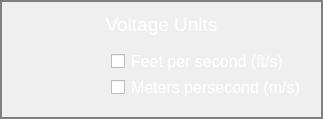
                        <widget class="QFrame" name="frame_40">
                         <property name="styleSheet">
                          <string notr="true">border:2px solid gray;
border-top-left-radius: 0px;
border-top-right-radius: 0px;
border-bottom-left-radius: 0px;
border-bottom-right-radius: 0px;</string>
                         </property>
                         <property name="frameShape">
                          <enum>QFrame::StyledPanel</enum>
                         </property>
                         <property name="frameShadow">
                          <enum>QFrame::Raised</enum>
                         </property>
                         <layout class="QVBoxLayout" name="verticalLayout_46" stretch="0,1">
                          <item>
                           <widget class="QLabel" name="label_26">
                            <property name="font">
                             <font>
                              <pointsize>14</pointsize>
                             </font>
                            </property>
                            <property name="styleSheet">
                             <string notr="true">border:0px;color:white;</string>
                            </property>
                            <property name="text">
                             <string>Voltage Units</string>
                            </property>
                            <property name="alignment">
                             <set>Qt::AlignCenter</set>
                            </property>
                           </widget>
                          </item>
                          <item>
                           <widget class="QFrame" name="frame_54">
                            <property name="styleSheet">
                             <string notr="true">color:white;
border:0px;</string>
                            </property>
                            <property name="frameShape">
                             <enum>QFrame::StyledPanel</enum>
                            </property>
                            <property name="frameShadow">
                             <enum>QFrame::Raised</enum>
                            </property>
                            <layout class="QVBoxLayout" name="verticalLayout_41">
                             <property name="leftMargin">
                              <number>98</number>
                             </property>
                             <item>
                              <widget class="QCheckBox" name="checkBox_19">
                               <property name="font">
                                <font>
                                 <pointsize>12</pointsize>
                                </font>
                               </property>
                               <property name="styleSheet">
                                <string notr="true">color:white;</string>
                               </property>
                               <property name="text">
                                <string>Feet per second (ft/s)</string>
                               </property>
                              </widget>
                             </item>
                             <item>
                              <widget class="QCheckBox" name="checkBox_20">
                               <property name="font">
                                <font>
                                 <pointsize>12</pointsize>
                                </font>
                               </property>
                               <property name="styleSheet">
                                <string notr="true">color:white;</string>
                               </property>
                               <property name="text">
                                <string>Meters persecond (m/s)</string>
                               </property>
                              </widget>
                             </item>
                            </layout>
                           </widget>
                          </item>
                         </layout>
                        </widget>
